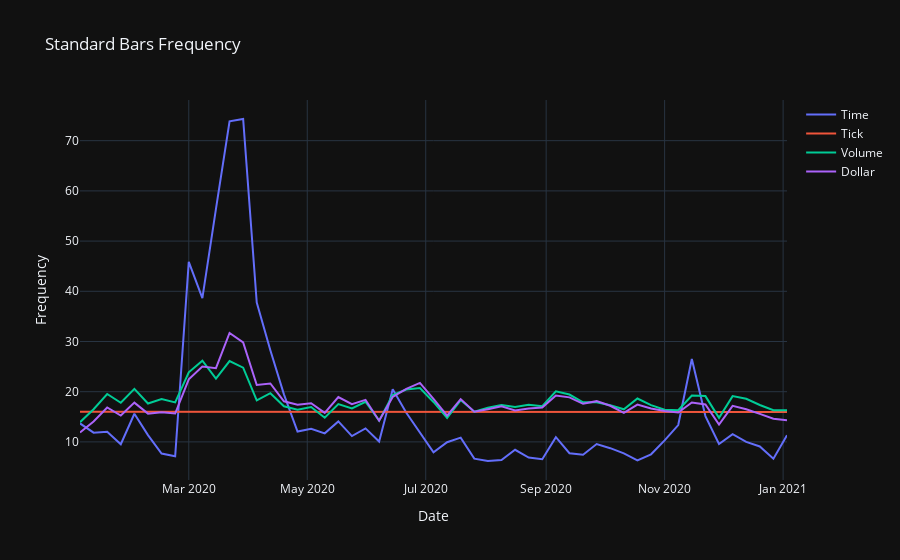

The notebook cell this image was saved under:
### Code cell
import plotly.express as px
import plotly.graph_objects as go

fig = go.Figure()
# Create and style traces
fig.add_trace(go.Scatter(x=countAverage.index, y=countAverage.Time, name='Time',))
fig.add_trace(go.Scatter(x=countAverage.index, y=countAverage.Tick, name='Tick',))
fig.add_trace(go.Scatter(x=countAverage.index, y=countAverage.Volume, name='Volume',))
fig.add_trace(go.Scatter(x=countAverage.index, y=countAverage.Dollar, name='Dollar',))


fig.update_layout(
    title="Bagging Classifier Accuracy (function of p and N)",
    xaxis_title="p (The accuracy of a classifier is the probability p of labeling a prediction as 1)",
    yaxis_title="N (The number of independent classifers)",
    template="plotly_dark",
)
# Edit the layout
fig.update_layout(title='Standard Bars Frequency',
                   xaxis_title='Date',
                   yaxis_title='Frequency')


fig.write_json('Standard Bars Frequency.json')

fig.show()
